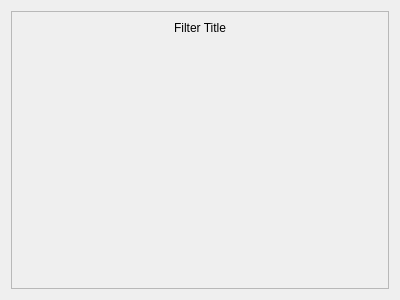
<?xml version="1.0" encoding="UTF-8"?>
<ui version="4.0">
 <class>FilterWidget</class>
 <widget class="QWidget" name="FilterWidget">
  <property name="geometry">
   <rect>
    <x>0</x>
    <y>0</y>
    <width>400</width>
    <height>300</height>
   </rect>
  </property>
  <property name="windowTitle">
   <string>Form</string>
  </property>
  <layout class="QVBoxLayout" name="verticalLayout">
   <item>
    <widget class="QFrame" name="frame">
     <property name="frameShape">
      <enum>QFrame::StyledPanel</enum>
     </property>
     <property name="frameShadow">
      <enum>QFrame::Raised</enum>
     </property>
     <layout class="QVBoxLayout" name="verticalLayout_2">
      <item>
       <widget class="QLabel" name="thumbnailLabel">
        <property name="text">
         <string>Filter Title</string>
        </property>
        <property name="alignment">
         <set>Qt::AlignHCenter|Qt::AlignTop</set>
        </property>
       </widget>
      </item>
      <item>
       <widget class="QLabel" name="titleLabel">
        <property name="text">
         <string/>
        </property>
       </widget>
      </item>
     </layout>
    </widget>
   </item>
  </layout>
 </widget>
 <resources/>
 <connections/>
</ui>
